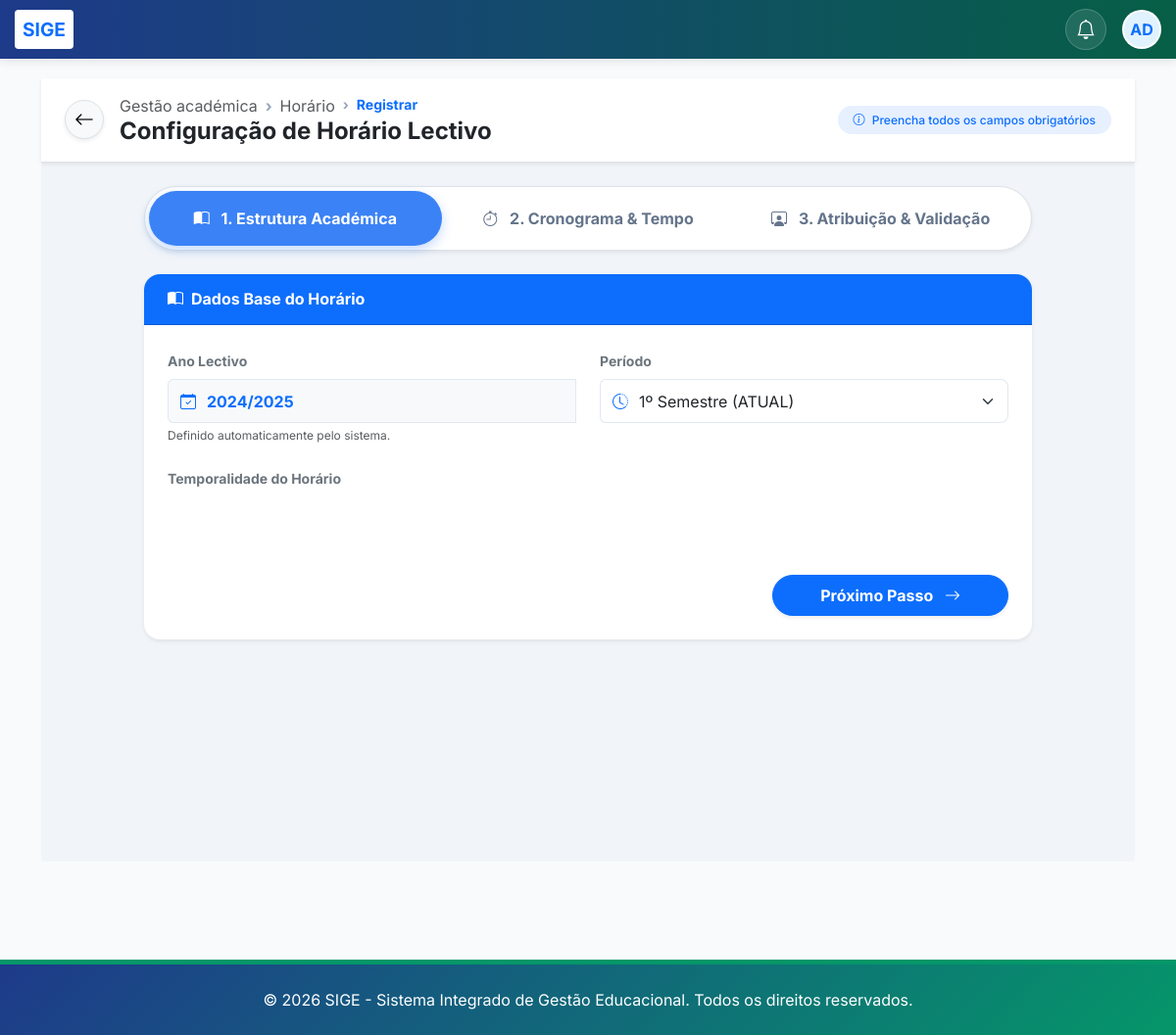
/horarios/registrar/ (signed in), run on an earlier commit of the app's database.
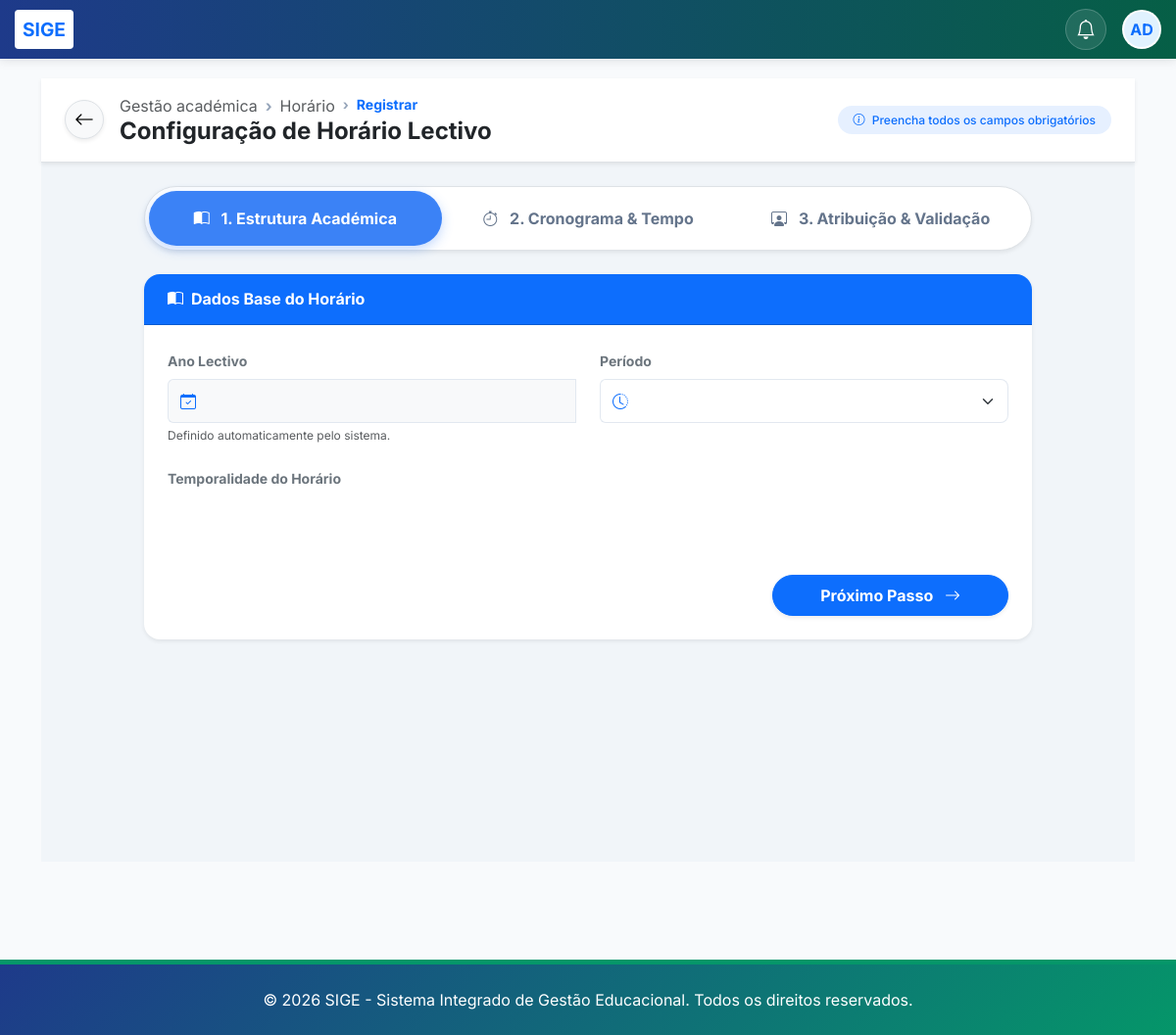
And on a later commit of the database.
### core/models.py (models this page shows, shortened)
class AnoAcademico(models.Model):
    ESTADO_CHOICES = [
        ('PLANEADO', 'Planeado'),
        ('ATIVO', 'Ativo'),
        ('ENCERRADO', 'Encerrado'),
    ]
    codigo = models.CharField(max_length=20, unique=True, verbose_name="Código (ex: 2024/2025)", default="0000/0000")
    descricao = models.CharField(max_length=255, verbose_name="Descrição", default="Ano Académico")
    data_inicio = models.DateField(verbose_name="Data de Início", default=timezone.now)
    data_fim = models.DateField(verbose_name="Data de Fim", default=timezone.now)
    estado = models.CharField(max_length=20, choices=ESTADO_CHOICES, default='PLANEADO', verbose_name="Estado")
    ano_atual = models.BooleanField(default=False, verbose_name="Ano Atual")
    cobrar_propinas = models.BooleanField(default=True, verbose_name="Cobrar Propinas/Mensalidades")
    dia_pagamento_limite = models.PositiveIntegerField(default=10, verbose_name="Dia Limite de Pagamento (sem multa)")
    dia_inicio_multa = models.PositiveIntegerField(default=11, verbose_name="Dia de Início da Multa")
    percentagem_multa_inicial = models.DecimalField(max_digits=5, decimal_places=2, default=10.00, verbose_name="% Multa Inicial")
    percentagem_multa_diaria = models.DecimalField(max_digits=5, decimal_places=2, default=1.00, verbose_name="% Multa Diária Adicional")
    dia_limite_multa = models.PositiveIntegerField(default=30, verbose_name="Dia Limite para Pagamento com Multa")
    dia_bloqueio_estudante = models.PositiveIntegerField(default=15, verbose_name="Dia de Bloqueio Automático")
    bloquear_estudante_atrasado = models.BooleanField(default=True, verbose_name="Bloquear Estudante em Atraso")
    bloqueado_por_divida = models.BooleanField(default=False, verbose_name="Bloqueado por Dívida")
    criado_por = models.ForeignKey(User, on_delete=models.SET_NULL, null=True, blank=True, verbose_name="Criado por")
    data_criacao = models.DateTimeField(auto_now_add=True, verbose_name="Data de Criação")
    class Meta:
        verbose_name = "Ano Académico"
        verbose_name_plural = "Anos Académicos"
        ordering = ['-data_inicio']

### core/views.py (the view, shortened to what this page needs)
# urls.py: path('horarios/registrar/', views.registrar_horario, name='registrar_horario'),
@login_required
def registrar_horario(request):
    from .models import Professor, Disciplina, HorarioAula, AnoAcademico, PeriodoLectivo, Turma
    professores = Professor.objects.all()
    disciplinas = Disciplina.objects.all()
    turmas = Turma.objects.all()
    ano_sessao = AnoAcademico.objects.filter(ano_atual=True).first()
    periodos = PeriodoLectivo.objects.filter(ano_lectivo=ano_sessao)
    horarios = HorarioAula.objects.all().select_related('professor', 'disciplina').order_by('professor', 'dia_semana', 'hora_inicio')
    return render(request, 'core/registrar_horario.html', {
        'professores': professores,
        'disciplinas': disciplinas,
        'turmas': turmas,
        'ano_sessao': ano_sessao,
        'periodos': periodos,
        'horarios': horarios,
        'dias_semana': HorarioAula.DIAS_SEMANA
    })

### core/context_processors.py (called while the page is built)
def subscricao_context(request):
    if not request.user.is_authenticated:
        return {}
    subscricao = Subscricao.objects.filter(estado__in=['ativo', 'teste']).first()
    return {'subscricao': subscricao}

def global_academic_context(request):
    config = ConfiguracaoEscola.objects.first()
    context = {
        'config': config
    }
    if request.user.is_authenticated:
        ano_id = request.session.get('ano_academico_id')
        if ano_id:
            ano_atual = AnoAcademico.objects.filter(id=ano_id).first()
        else:
            ano_atual = AnoAcademico.get_atual()
            if ano_atual:
                request.session['ano_academico_id'] = ano_atual.id
        semestre_atual = None
        if ano_atual:
            semestre_atual = ano_atual.semestres.filter(ativo=True).first()
        perfil = PerfilUsuario.objects.filter(user=request.user).first()
        context.update({
            'ano_atual': ano_atual,
            'semestre_atual': semestre_atual,
            'user_perfil': perfil
        })
    return context

### core/templates/core/registrar_horario.html (shortened to what the changed rows need)
{% extends 'core/base.html' %}
{% block content %}
<div class="container-fluid px-0" style="background-color: #f1f5f9; min-height: 100vh;">
    <div class="container pb-5">
        <div class="row justify-content-center">
            <div class="col-xl-10">
                <form method="POST" class="needs-validation" novalidate>
                    <div class="tab-content" id="horarioTabsContent">
                        <div class="tab-pane fade show active" id="academico" role="tabpanel">
                            <div class="card border-0 shadow-sm rounded-4 mb-4 overflow-hidden">
                                <div class="card-body p-4">
                                    <div class="row g-4">
                                        <div class="col-md-6">
                                            <div class="input-group">
                                                <span class="input-group-text bg-light border-end-0"><i class="bi bi-calendar-check text-primary"></i></span>
                                                <input type="text" class="form-control bg-light border-start-0 ps-0 fw-bold text-primary shadow-none" value="{{ ano_sessao.codigo }}" readonly style="border-left: none !important;">
                                            </div>
                                        </div>
                                        <div class="col-md-6">
                                            <div class="input-group">
                                                <span class="input-group-text bg-white border-end-0"><i class="bi bi-clock-history text-primary"></i></span>
                                                <select name="periodo" class="form-select border-start-0 ps-0 shadow-none" required style="border-left: none !important;">
                                                    {% for p in periodos %}
                                                    <option value="{{ p.id }}" {% if p.ativo %}selected{% endif %}>{{ p.nome }} {% if p.ativo %}(ATUAL){% endif %}</option>
                                                    {% endfor %}
                                                </select>
                                            </div>
                                        </div>
                                    </div>
                                </div>
                            </div>
                        </div>
                </form>
            </div>
        </div>
    </div>
</div>
{% endblock %}

What changed in the data, as far as the page shows it:
no longer on this page (row edited): AnoAcademico: codigo "2024/2025"
Also different on the page:
form field periodo: "1º Semestre (ATUAL)" → (not shown)
